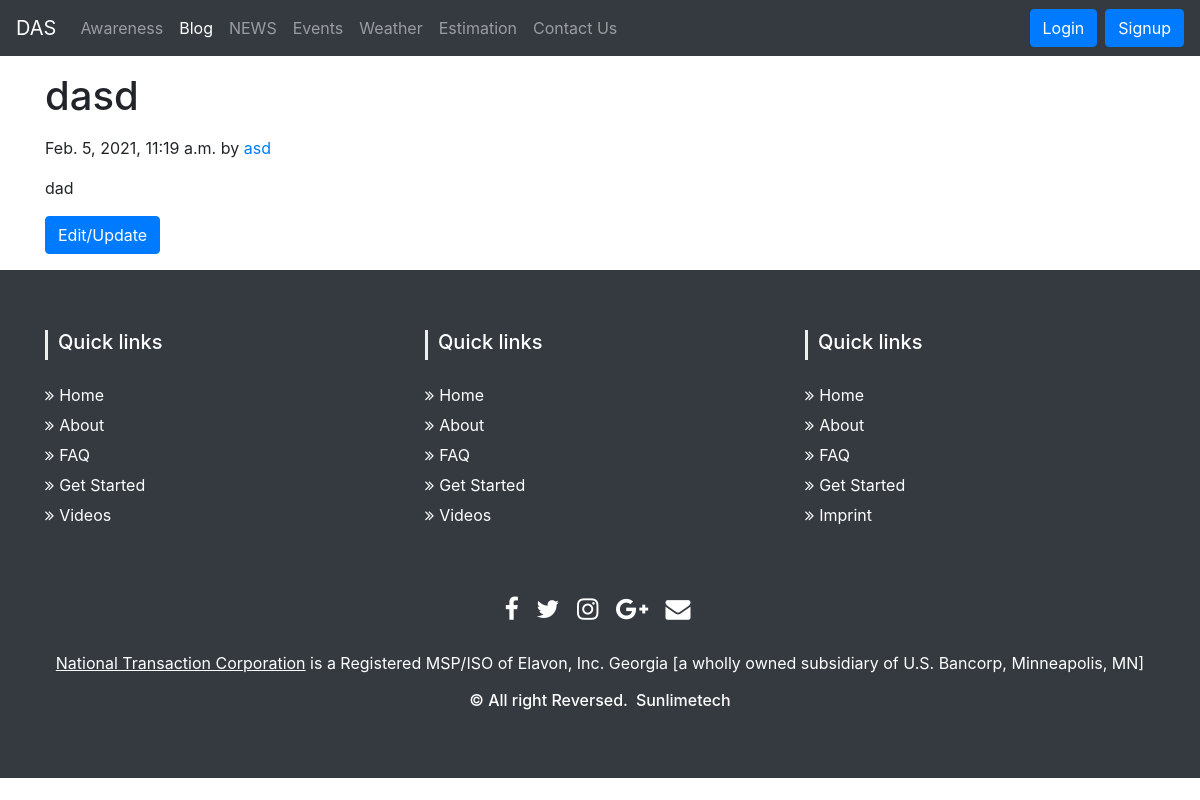
/blogpost/adad, run on an earlier commit of the app's database.
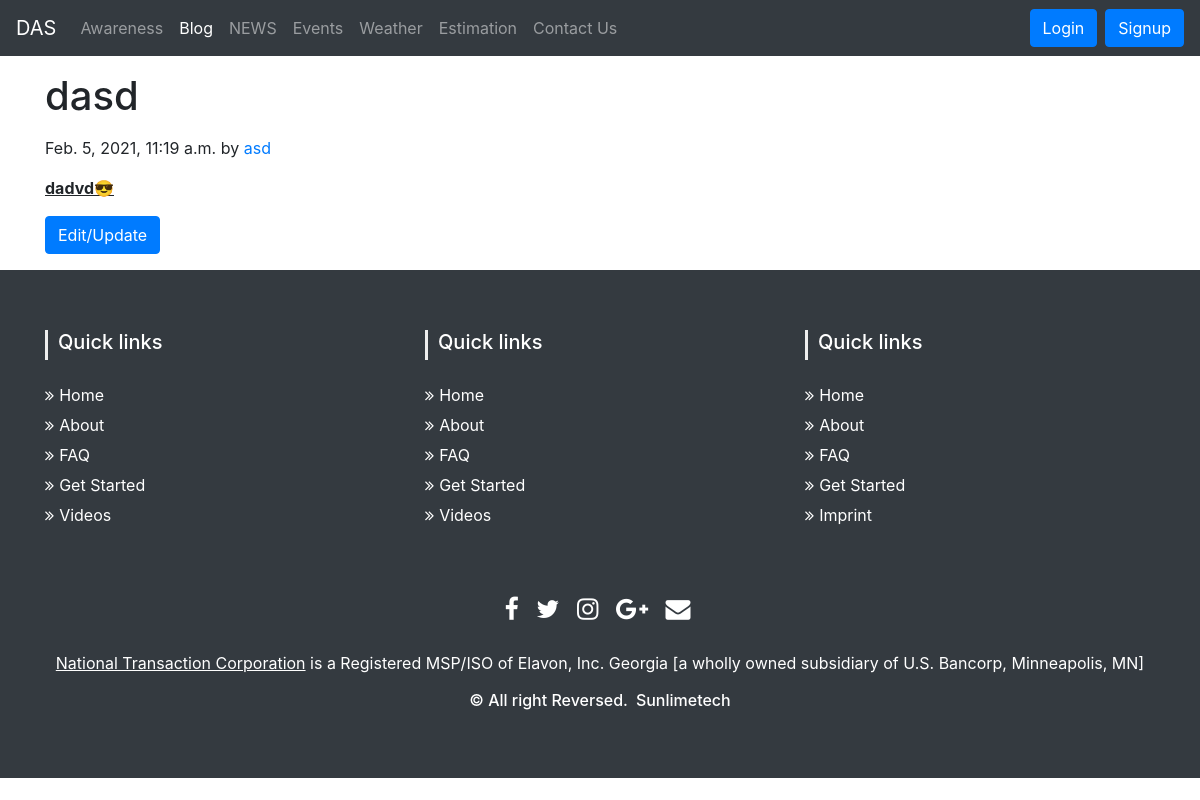
And on a later commit of the database.
### fyp/models.py (models this page shows, shortened)
class Blog(models.Model):
    sno = models.AutoField(primary_key=True)
    title = models.CharField(max_length=200)
    content = RichTextField(null=True)
    short_desc = models.CharField(max_length=300, default="")
    slug = models.CharField(max_length=100)
    time = models.DateTimeField(auto_now_add=True)
    author = models.CharField(max_length=20, default="")

### fyp/views.py (the view)
# urls.py: path('blogpost/<str:slug>', views.blogpost, name='blog'),
def blogpost(request, slug):
    blog = Blog.objects.filter(slug=slug).first
    context = {'blog': blog}
    return render(request, 'blogpost.html', context)

### templates/blogpost.html
{% extends 'base.html' %}
{% block blogactive %}active{% endblock blogactive %}
{% block body %}
<div class="container my-3">
<h1 class="my-3"> {{blog.title}} </h1>
<p class="blog-post-meta">{{blog.time}} by <a href="#">{{blog.author}}</a></p>
<div class="my-3">
    {{blog.content|safe}}
</div>
    <a class="btn btn-primary" href="/blogupdate/{{blog.title}}" role="button">Edit/Update</a>
</div>
{% endblock body %}

### templates/base.html (shortened to what this page needs)
<!doctype html>
<html lang="en">
<head>
  {% load static %}
  <link rel="stylesheet" type="text/css" href="{% static '/awareness.css' %}">
  <link rel="stylesheet" type="text/javascript" href="">
  <link rel="stylesheet" href="https://cdn.jsdelivr.net/npm/bootstrap@4.5.3/dist/css/bootstrap.min.css"
>
  <link href="//maxcdn.bootstrapcdn.com/bootstrap/4.0.0/css/bootstrap.min.css" rel="stylesheet" id="bootstrap-css">
</head>
<body>
  <nav class="navbar navbar-expand-lg navbar-dark bg-dark">
    <a class="navbar-brand" href="/">DAS</a>
    <div class="collapse navbar-collapse" id="navbarSupportedContent">
      <ul class="navbar-nav mr-auto">
        <li class="nav-item {% block awarenessactive %}{% endblock awarenessactive %}">
          <a class="nav-link" href="/awareness">Awareness<span class="sr-only">(current)</span></a>
        </li>
        <li class="nav-item {% block blogactive %}{% endblock blogactive %} ">
          <a class="nav-link" href="/bloghome">Blog</a>
        </li>
        <li class="nav-item {% block newsactive %}{% endblock newsactive %}">
          <a class="nav-link" href="/news">NEWS</a>
        </li>
        <li class="nav-item {% block eventsactive %}{% endblock eventsactive %}">
          <a class="nav-link" href="/events">Events</a>
        </li>
        <li class="nav-item {% block weatheractive %}{% endblock weatheractive %}">
          <a class="nav-link" href="/weather">Weather</a>
        </li>
        <li class="nav-item {% block estimationactive %}{% endblock estimationactive %} ">
          <a class="nav-link" href="/estimation">Estimation</a>
        </li>
        <li class="nav-item {% block contactactive %}{% endblock contactactive %} ">
          <a class="nav-link" href="/contact">Contact Us</a>
        </li>
      </ul>
      <div class="ml-auto form-inline">
        {% if user.is_authenticated %}
        <ul class="navbar-nav mr-2">
          <li class="nav-item dropdown">
            <a class="nav-link dropdown-toggle" href="#" id="navbarDropdown" role="button" data-toggle="dropdown">
              Welcome {{request.user}}
            </a>
            <div class="dropdown-menu bg-dark" aria-labelledby="navbarDropdown">
              <a class="dropdown-item text-light" href="/logout/">Logout</a>
            </div>
          </li>
        </ul>
        {% else %}
        <button type="button" class="btn btn-primary my-2 ml-2 my-sm-0" data-toggle="modal" data-target="#login">
          Login
        </button>
        <button type="button" class="btn btn-primary my-2 ml-2 my-sm-0" data-toggle="modal" data-target="#Signup">
          Signup
        </button>
        {% endif %}
      </div>
    </div>
  </nav>
  {% block body %} {% endblock body %}
  {% block footer %}
  <section id="footer">
  {% endblock footer %}
    <div class="container">
      <div class="row text-center text-xs-center text-sm-left text-md-left">
        <div class="col-xs-12 col-sm-4 col-md-4">
          <h5>Quick links</h5>
          <ul class="list-unstyled quick-links">
            <li><a href="https://www.fiverr.com/share/qb8D02"><i class="fa fa-angle-double-right"></i>Home</a></li>
            <li><a href="https://www.fiverr.com/share/qb8D02"><i class="fa fa-angle-double-right"></i>About</a></li>
            <li><a href="https://www.fiverr.com/share/qb8D02"><i class="fa fa-angle-double-right"></i>FAQ</a></li>
            <li><a href="https://www.fiverr.com/share/qb8D02"><i class="fa fa-angle-double-right"></i>Get Started</a>
            </li>
            <li><a href="https://www.fiverr.com/share/qb8D02"><i class="fa fa-angle-double-right"></i>Videos</a></li>
          </ul>
        </div>
        <div class="col-xs-12 col-sm-4 col-md-4">
          <h5>Quick links</h5>
          <ul class="list-unstyled quick-links">
            <li><a href="https://www.fiverr.com/share/qb8D02"><i class="fa fa-angle-double-right"></i>Home</a></li>
            <li><a href="https://www.fiverr.com/share/qb8D02"><i class="fa fa-angle-double-right"></i>About</a></li>
            <li><a href="https://www.fiverr.com/share/qb8D02"><i class="fa fa-angle-double-right"></i>FAQ</a></li>
            <li><a href="https://www.fiverr.com/share/qb8D02"><i class="fa fa-angle-double-right"></i>Get Started</a>
            </li>
            <li><a href="https://www.fiverr.com/share/qb8D02"><i class="fa fa-angle-double-right"></i>Videos</a></li>
          </ul>
        </div>
        <div class="col-xs-12 col-sm-4 col-md-4">
          <h5>Quick links</h5>
          <ul class="list-unstyled quick-links">
            <li><a href="https://www.fiverr.com/share/qb8D02"><i class="fa fa-angle-double-right"></i>Home</a></li>
            <li><a href="https://www.fiverr.com/share/qb8D02"><i class="fa fa-angle-double-right"></i>About</a></li>
            <li><a href="https://www.fiverr.com/share/qb8D02"><i class="fa fa-angle-double-right"></i>FAQ</a></li>
            <li><a href="https://www.fiverr.com/share/qb8D02"><i class="fa fa-angle-double-right"></i>Get Started</a>
            </li>
            <li><a href="https://wwwe.sunlimetech.com" title="Design and developed by"><i
                  class="fa fa-angle-double-right"></i>Imprint</a></li>
          </ul>
        </div>
      </div>
      <div class="row">
        <div class="col-xs-12 col-sm-12 col-md-12 mt-2 mt-sm-5">
          <ul class="list-unstyled list-inline social text-center">
            <li class="list-inline-item"><a href="https://www.fiverr.com/share/qb8D02"><i
                  class="fa fa-facebook"></i></a></li>
            <li class="list-inline-item"><a href="https://www.fiverr.com/share/qb8D02"><i class="fa fa-twitter"></i></a>
            </li>
            <li class="list-inline-item"><a href="https://www.fiverr.com/share/qb8D02"><i
                  class="fa fa-instagram"></i></a></li>
            <li class="list-inline-item"><a href="https://www.fiverr.com/share/qb8D02"><i
                  class="fa fa-google-plus"></i></a></li>
            <li class="list-inline-item"><a href="https://www.fiverr.com/share/qb8D02" target="_blank"><i
                  class="fa fa-envelope"></i></a></li>
          </ul>
        </div>
      </div>
      <div class="row">
        <div class="col-xs-12 col-sm-12 col-md-12 mt-2 mt-sm-2 text-center text-white">
          <p><u><a href="https://www.nationaltransaction.com/">National Transaction Corporation</a></u> is a Registered
            MSP/ISO of Elavon, Inc. Georgia [a wholly owned subsidiary of U.S. Bancorp, Minneapolis, MN]</p>
          <p class="h6">© All right Reversed.<a class="text-green ml-2" href="https://www.sunlimetech.com"
              target="_blank">Sunlimetech</a></p>
        </div>
      </div>
    </div>
  </section>
</body>
</html>

### static/awareness.css (style rules this page uses)
section { padding: 60px 0; }
#footer { background: #343a40 !important; }
#footer h5 { padding-left: 10px; border-left: 3px solid #eeeeee; padding-bottom: 6px; margin-bottom: 20px; color:#ffffff; }
#footer a { color: #ffffff; text-decoration: none !important; background-color: transparent; -webkit-text-decoration-skip: objects; }
#footer ul.social li { padding: 3px 0; }
#footer ul.social li a i { margin-right: 5px; font-size:25px; -webkit-transition: .5s all ease; -moz-transition: .5s all ease; transition: .5s all ease; }
#footer ul.social li a, #footer ul.quick-links li a { color:#ffffff; }
#footer ul.quick-links li { padding: 3px 0; -webkit-transition: .5s all ease; -moz-transition: .5s all ease; transition: .5s all ease; }
#footer ul.quick-links li a i { margin-right: 5px; }

What changed in the data, as far as the page shows it:
changed Blog "dasd": content "dad" → "dadvd😎"
